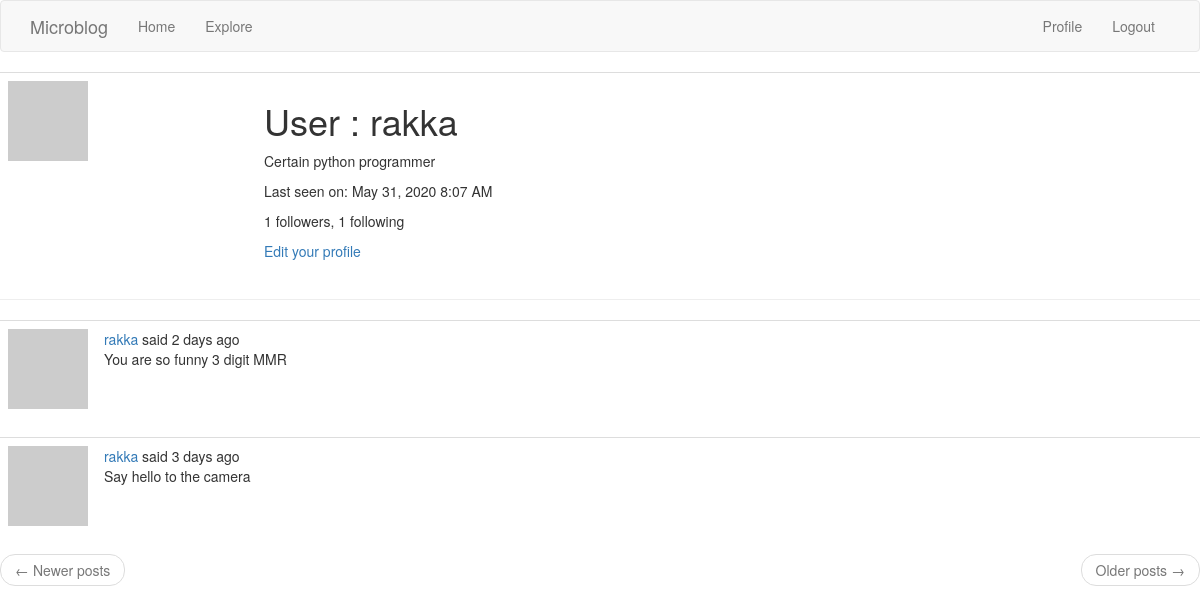
/user/rakka (signed in), run on the app's committed database.
### app/models.py (models this page shows, shortened)
class User(UserMixin, db.Model):
    id = db.Column(db.Integer, primary_key=True)
    username = db.Column(db.String(64), index=True, unique=True)
    email = db.Column(db.String(120), index=True, unique=True)
    password_hash = db.Column(db.String(128))
    posts = db.relationship("Post", backref="author", lazy="dynamic")
    about_me = db.Column(db.String(140))
    last_seen = db.Column(db.DateTime, default=datetime.utcnow)
    followed = db.relationship("User", secondary=followers,
                               primaryjoin=(followers.c.follower_id == id),
                               secondaryjoin=(followers.c.followed_id == id), # c is column
                               backref=db.backref("followers", lazy="dynamic"), lazy="dynamic")
    def avatar(self, size):
        digest = md5(self.email.lower().encode("utf-8")).hexdigest()
        return "https://gravatar.com/avatar/{}?d=identicon&s={}".format(
            digest, size)

class Post(db.Model):
    id = db.Column(db.Integer, primary_key=True)
    body = db.Column(db.String(128))
    timestamp = db.Column(db.DateTime, index=True, default=datetime.utcnow) # utcnow, uniform timestamp without ()
    user_id = db.Column(db.Integer, db.ForeignKey("user.id"))

### app/routes.py (the view)
@app.route("/user/<username>")
@login_required
def user(username):
    user = User.query.filter_by(username=username).first_or_404()
    page = request.args.get("page", 1, type=int)
    posts = user.posts.order_by(Post.timestamp.desc()).paginate(
        page, app.config["POST_PER_PAGE"], False)
    next_url = url_for("user", username=user.username, page=posts.next_num) \
        if posts.has_next else None
    prev_url = url_for("user", username=user.username, page=posts.prev_num) \
        if posts.has_prev else None
    form = EmptyForm()
    return render_template("user.html", user=user, posts=posts.items,
                           next_url=next_url, prev_url=prev_url, form=form)

### app/models.py (called while the page is built)
@login.user_loader
def load_user(id):
    return User.query.get(int(id))

### app/routes.py (called while the page is built)
@app.before_request # executed before the view function
def before_request():
    if current_user.is_authenticated:
        current_user.last_seen = datetime.utcnow()
        db.session.commit()
    g.locale = str(get_locale())

### app/templates/user.html (shortened to what this page needs)
{% extends "base.html" %}
{% block content %}
<table class="table table-hover">
  <tr>
    <td width="256px"><img src="{{ user.avatar(256) }}"/></td>
    <td>
      <h1>User : {{ user.username }}</h1>
      {% if user.about_me %}
        <p>{{ user.about_me }}</p>
      {% endif %}
      {% if user.last_seen %}
        <p>{{ _("Last seen on") }}: {{ moment(user.last_seen).format("LLL") }}</p>
      {% endif %}
      <p>{{ _('%(count)d followers', count=user.followers.count()) }},
        {{ _('%(count)d following', count=user.followed.count()) }}</p>
      {% if user == current_user %}
      <p><a href="{{ url_for('edit_profile') }}">{{ _("Edit your profile") }}</a></p>
      {% endif %}
    </td>
  </tr>
</table>
<hr/>
{% for post in posts %}
  {% include "_post.html" %}
{% endfor %}
<nav aria-label="...">
  <ul class="pager">
    <li class="previous{% if not prev_url %} disabled{% endif %}">
      <a href="{{ prev_url or '#' }}">
        <span aria-hidden="true">&larr;</span> {{ _("Newer posts") }}
      </a>
    </li>
    <li class="next{% if not next_url %} disabled{% endif %}">
      <a href="{{ next_url or '#' }}">
        {{ _("Older posts") }} <span aria-hidden="true">&rarr;</span>
      </a>
    </li>
  </ul>
</nav>
{% endblock %}

### app/templates/_post.html (shortened to what this page needs)
<table class="table table-hover">
  <tr>
    <td width="70px">
      <a href="{{ url_for('user', username=post.author.username) }}">
        <img src="{{ post.author.avatar(36) }}"/>
      </a>
    </td>
    <td>
      {{ _("%(username)s said %(when)s",
      username=user_link, when=moment(post.timestamp).fromNow()) }}
      <br/>
      {{ post.body }}
    </td>
  </tr>
</table>

### data on the page
User: username "rakka", about_me "Certain python programmer", last_seen "May 31, 2020 8:07 AM"
Post: body "You are so funny 3 digit MMR"
Post: body "Say hello to the camera"
